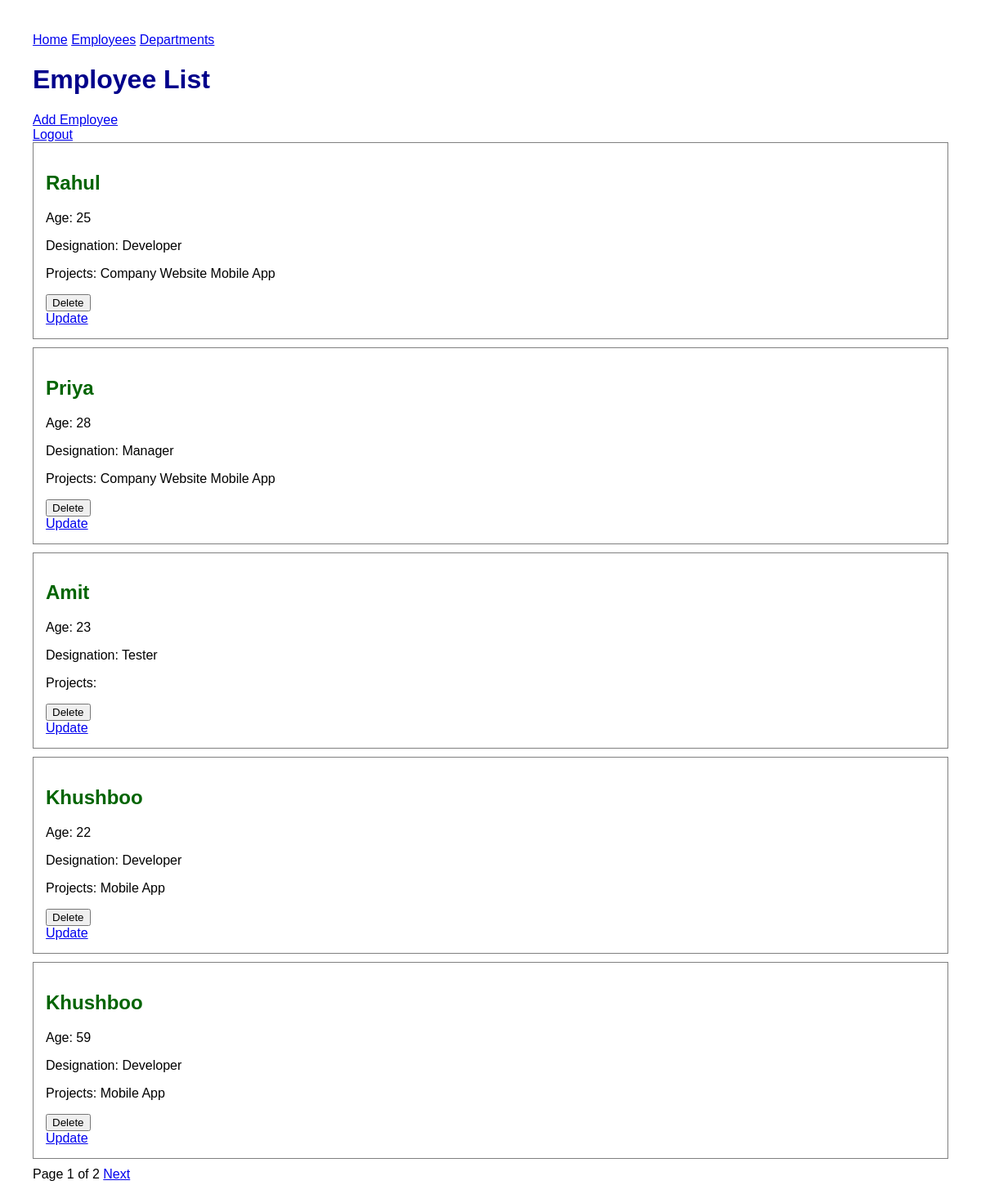
Screenshot of /employees/ (signed in) with the database file from the repository.
### employees/models.py (models this page shows, shortened)
class Employee(models.Model):
    name = models.CharField(max_length=100)
    age = models.IntegerField()
    designation = models.CharField(max_length=100)
    profile_image = models.ImageField(
        upload_to="profile_images/",
        null=True,
        blank=True
    )
    department = models.ForeignKey(
        Department,
        on_delete=models.CASCADE,
        related_name="employees",
        null=True
    )
    projects = models.ManyToManyField(
        Project,
        related_name="employees"
    )

class Project(models.Model):
    name = models.CharField(max_length=100)

### employees/views.py (the view)
# urls.py: path("employees/", views.employee_list, name="employee_list"),
@login_required
@permission_required(
    "employees.view_employee",
    raise_exception=True
)
def employee_list(request):
    employees = Employee.objects.all()
    paginator = Paginator(employees, 5)
    page_number = request.GET.get("page")
    employees_page = paginator.get_page(page_number)
    if request.method == 'GET':
        return render(
            request,
            "employees/employee_list.html",
            {"employees": employees_page}
        )
    return HttpResponse("Unsupported request method")

### employees/templates/employees/employee_list.html (shortened to what this page needs)
{% extends "employees/base.html" %}
{% block content %}
    <div style="justify-content: flex-end;">
        <h1>Employee List</h1>
        {% if perms.employees.add_employee %}
            <a href="{% url 'employee_create' %}">Add Employee</a>
        {% endif %}
    </div>
    <div>
        <a href="{% url 'logout' %}">
            Logout
        </a>
    </div>
    {% for employee in employees %}
    <div class="employee">
        <h2>{{ employee.name }}</h2>
        <p>Age: {{ employee.age }}</p>
        <p>Designation: {{ employee.designation }}</p>
        <p>
            Projects:
            {% for project in employee.projects.all %}
                {{ project.name }}
            {% endfor %}
        </p>
        {% if perms.employees.delete_employee %}
            <form method="post" action="{% url 'employee_delete' employee.id %}">
                <button type="submit">Delete</button>
            </form>
        {% endif %}
        {% if perms.employees.change_employee %}
            <a href="{% url 'employee_update' employee.id %}">Update</a>
        {% endif %}
    </div>
{% endfor %}
<div class="pagination">
    <span>
        Page {{ employees.number }} of {{ employees.paginator.num_pages }}
    </span>
    {% if employees.has_next %}
        <a href="?page={{ employees.next_page_number }}">
            Next
        </a>
    {% endif %}
</div>
{% endblock %}

### employees/static/employees/style.css (style rules this page uses)
body { font-family: Arial, sans-serif; margin: 40px; }
h1 { color: darkblue; }
h2 { color: darkgreen; }
.employee { border: 1px solid gray; padding: 15px; margin-bottom: 10px; }

### rows the page displays
Employee: name "Rahul", age "25", designation "Developer"
Project: name "Company Website"
Project: name "Mobile App"
Employee: name "Priya", age "28", designation "Manager"
Employee: name "Amit", age "23", designation "Tester"
Employee: name "Khushboo", age "22", designation "Developer"
Employee: name "Khushboo", age "59", designation "Developer"

### other values shown
{{ employees.number }} "1"
{{ employees.paginator.num_pages }} "2"
